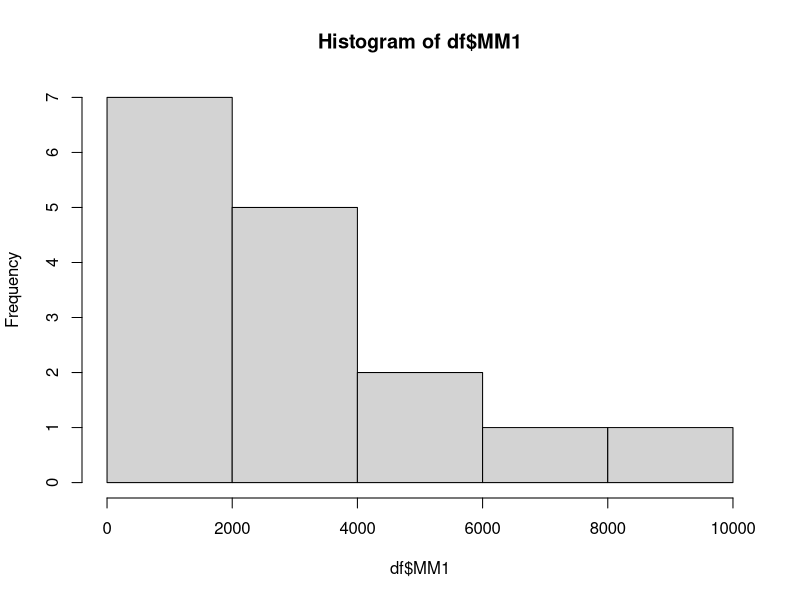
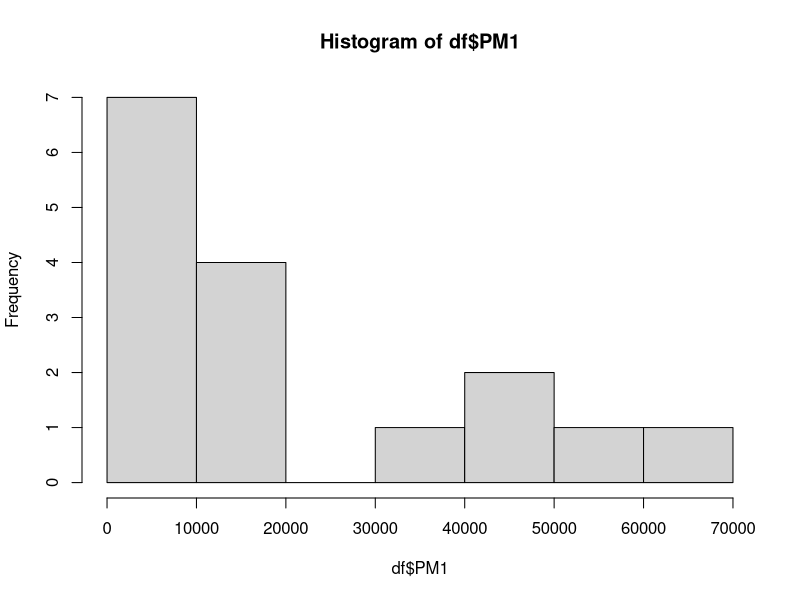
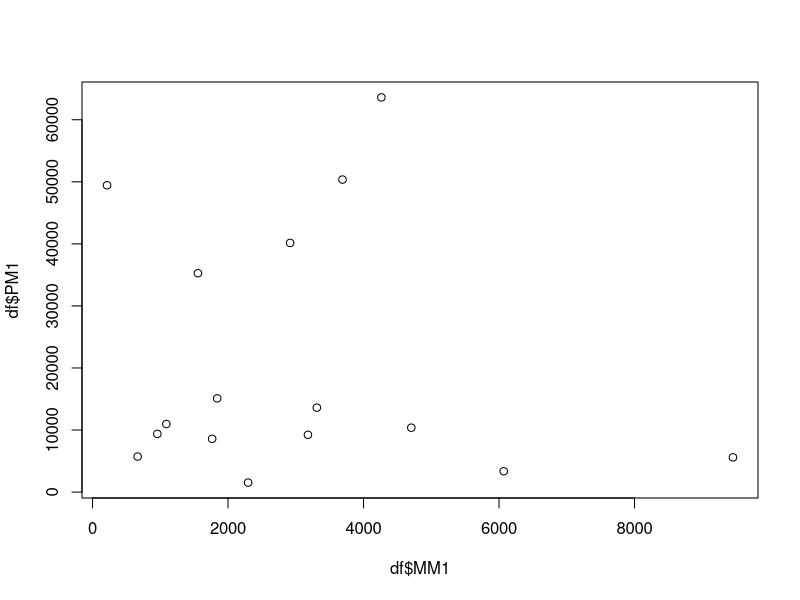

Recreate these plots in R, in order.
## ---- chunk 1
df = read.csv("hw1.csv")

df$r = (df$PM1 - df$MM1)/(df$PM1+ df$MM1)

df$z = abs(df$r- 0.15)

df$rank = rank(df$r)

df$pos_or_not = ifelse(df$r >= 0, 1 , 0)

print(df)
## ---- chunk 2
w = sum(df$rank*df$pos_or_not)
print(w)
## ---- chunk 3
E = length(df) *(length(df)+ 1)/ 4
SE = sqrt(length(df) *(length(df)+ 1) * (2*length(df)+ 1)/24)

Z_Statstic = (w-E)/ SE
print(Z_Statstic)
## ---- chunk 4
2*pnorm(-abs(Z_Statstic))
## ---- chunk 5
wilcox.test(df$PM1, df$MM1,paired=TRUE)
## ---- chunk 6
y= log2(df$PM1) - log2(df$MM1)

md<-median(y)

z<-abs(y-md)

mz<-median(z)

u<-(y-md)/(5*mz+.0001)
w<-ifelse(abs(u)<=1,(1-u^2)^2,0)
table.data=cbind(y,md,z,mz,u,w)
tuk_avg=sum(y*w)/sum(w)
tuk_avg
## ---- chunk 7
summary(df$MM1)
summary(df$PM1)
## ---- chunk 8
mean(df$PM1, na.rm = FALSE)
sd(df$PM1, na.rm = FALSE)
IQR(df$PM1, na.rm = FALSE)
## ---- chunk 9
hist(df$MM1)
## ---- chunk 10
hist(df$PM1)
## ---- chunk 11
plot(df$PM1~df$MM1, data=df)
